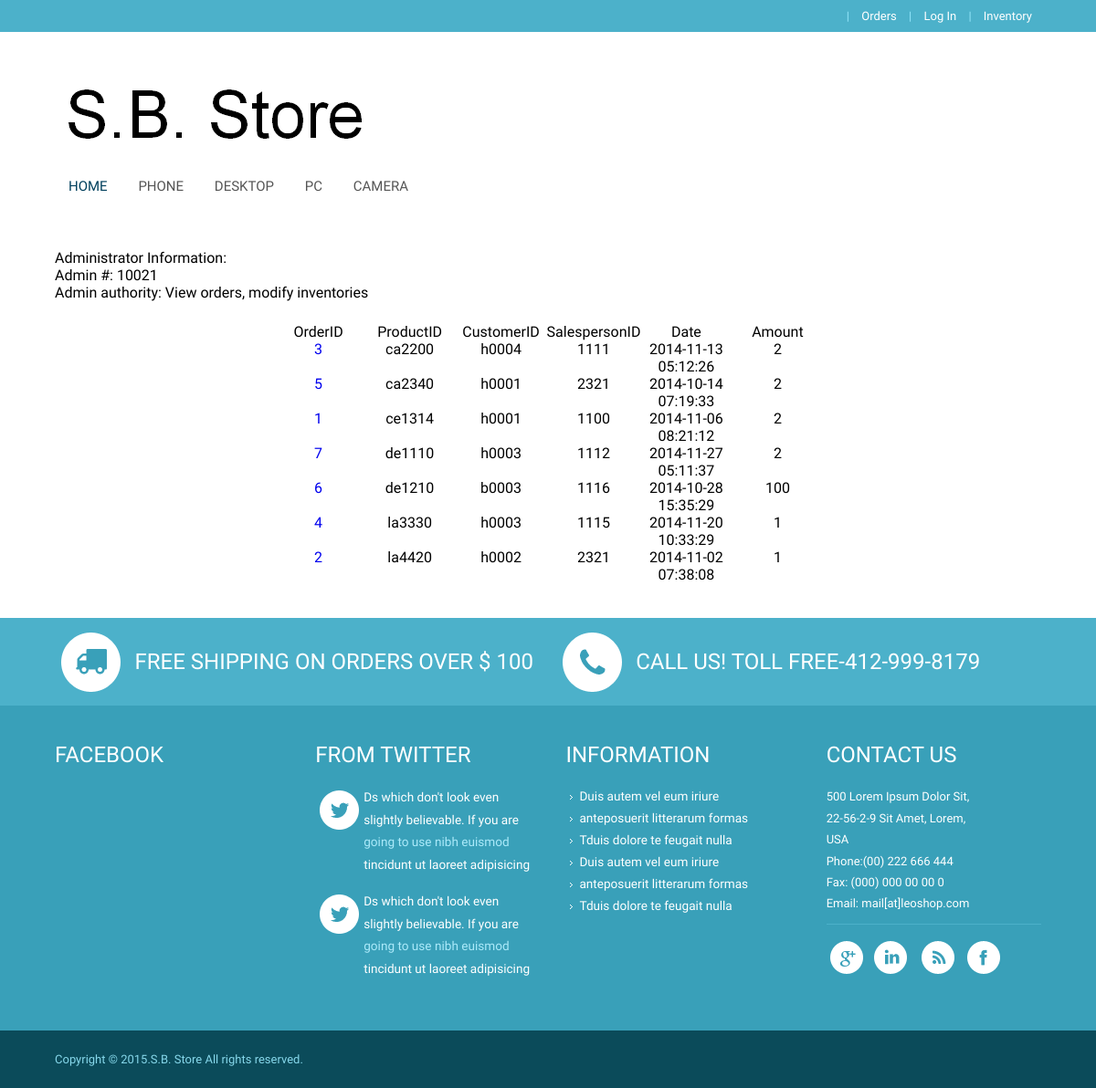
The app's page /DB/salesperson.php with its own data.
### tables this page shows
CREATE TABLE IF NOT EXISTS `transaction` (
  `orderID` varchar(10) NOT NULL,
  `pID` varchar(10) NOT NULL DEFAULT '',
  `cID` varchar(10) NOT NULL DEFAULT '',
  `sID` varchar(10) NOT NULL DEFAULT '',
  `date` datetime NOT NULL DEFAULT '0000-00-00 00:00:00',
  `amount` int(10) DEFAULT NULL,
  PRIMARY KEY (`pID`,`cID`,`sID`,`date`),
  UNIQUE KEY `orderID` (`orderID`),
  KEY `cID` (`cID`),
  KEY `sID` (`sID`)
);

### DB/salesperson.php (the view, shortened to what this page needs)
<!DOCTYPE HTML>
<html>
<head>
<link href="css/style.css" rel="stylesheet" type="text/css" media="all" />
<link href="css/form.css" rel="stylesheet" type="text/css" media="all" />
<link href="css/megamenu.css" rel="stylesheet" type="text/css" media="all" />
    <link rel="stylesheet" href="css/fwslider.css" media="all">
</head>
<body>
     <div class="header-top">
	   <div class="wrap">
			 <div class="cssmenu">
				<ul>|
					<li><a href="cOrder.html">Orders</a></li> |
					<li><a href="cLogin.html">Log In</a></li> |
					<li><a href="inventory.php">Inventory</a></li>
				</ul>
			</div>
 		</div>
	</div>
	<div class="header-bottom">
	    <div class="wrap">
			<div class="header-bottom-left">
				<div class="logo">
					<a href="index.html"><img src="images/logo.png" alt=""/></a>
				</div>
				<div class="menu">
	            <ul class="megamenu skyblue">
			<li class="active grid"><a href="index.html">Home</a></li>
			<li><a class="color4" href="Phone.html">Phone</a></li>
			<li><a class="color5" href="Desktop.html">Desktop</a></li>
			<li><a class="color6" href="PC.html">PC</a></li>
			<li><a class="color7" href="Camera.html">Camera</a></li>
			</ul>
			</div>
		</div>
     </div>
	</div>
<div class="main" >
	<div class="wrap" >
	  <div class="section group" style="border-bottom:2px;solid" >
	  Administrator Information:
	  <br/>
	  Admin #: 10021
	  <br/>
	  Admin authority: View orders, modify inventories</div>
	</div>
	</div>
	<div align="center">
		<?php
$result = mysql_query("SELECT * FROM transaction");
echo "<table border='1' color='red'>
<tr align='center'>
<th width='100px' >OrderID</th>
<th width='100px'>ProductID</th>
<th width='100px'>CustomerID</th>
<th width='100px'>SalespersonID</th>
<th width='100px'>Date</th>
<th width='100px'>Amount</th>
</tr>";
while($row = mysql_fetch_array($result))
  {
  ?>
  <tr align="center">
 <td width='100px'><a href="manage_order.php?orderID=<?=$row[0]?>"> <?php echo $row['orderID']?></a> </td>
 <td width='100px'><?php echo $row['pID']?></td>
 <td width='100px'><?php echo $row['cID'] ?></td>
 <td width='100px'><?php echo $row['sID']?></td>
 <td width='100px'><?php echo $row['date']?></td>
 <td width='100px'><?php echo $row['amount']?></td>
  </tr>
  <?php
  }
echo "</table>";
?>
</div>
	<br>
	<br>
   <div class="footer">
		<div class="footer-top">
			<div class="wrap">
			  <div class="section group example">
				<div class="col_1_of_2 span_1_of_2">
					<ul class="f-list">
					  <li><img src="images/2.png"><span class="f-text">Free Shipping on orders over $ 100</span><div class="clear"></div></li>
					</ul>
				</div>
				<div class="col_1_of_2 span_1_of_2">
					<ul class="f-list">
					  <li><img src="images/3.png"><span class="f-text">Call us! toll free-412-999-8179 </span>
					    <div class="clear"></div></li>
					</ul>
				</div>
		      </div>
			</div>
		</div>
		<div class="footer-middle">
			<div class="wrap">
			 <div class="section group example">
			  <div class="col_1_of_f_1 span_1_of_f_1">
				 <div class="section group example">
				   <div class="col_1_of_f_2 span_1_of_f_2">
				      <h3>Facebook</h3>
 				  </div>
				  <div class="col_1_of_f_2 span_1_of_f_2">
						<h3>From Twitter</h3>
				       <div class="recent-tweet">
							<div class="recent-tweet-icon">
								<span> </span>
							</div>
							<div class="recent-tweet-info">
								<p>Ds which don't look even slightly believable. If you are <a href="#">going to use nibh euismod</a> tincidunt ut laoreet adipisicing</p>
							</div>
					   </div>
					   <div class="recent-tweet">
							<div class="recent-tweet-icon">
								<span> </span>
							</div>
							<div class="recent-tweet-info">
								<p>Ds which don't look even slightly believable. If you are <a href="#">going to use nibh euismod</a> tincidunt ut laoreet adipisicing</p>
							</div>
					  </div>
				</div>
		      </div>
 			 </div>
			 <div class="col_1_of_f_1 span_1_of_f_1">
			   <div class="section group example">
				 <div class="col_1_of_f_2 span_1_of_f_2">
				    <h3>Information</h3>
						<ul class="f-list1">
						    <li><a href="#">Duis autem vel eum iriure </a></li>
				            <li><a href="#">anteposuerit litterarum formas </a></li>
				            <li><a href="#">Tduis dolore te feugait nulla</a></li>
				             <li><a href="#">Duis autem vel eum iriure </a></li>
				            <li><a href="#">anteposuerit litterarum formas </a></li>
				            <li><a href="#">Tduis dolore te feugait nulla</a></li>
			         	</ul>
 				 </div>
				 <div class="col_1_of_f_2 span_1_of_f_2">
				   <h3>Contact us</h3>
						<div class="company_address">
					                <p>500 Lorem Ipsum Dolor Sit,</p>
							   		<p>22-56-2-9 Sit Amet, Lorem,</p>
							   		<p>USA</p>
					   		<p>Phone:(00) 222 666 444</p>
					   		<p>Fax: (000) 000 00 00 0</p>
					 	 	<p>Email: <span>mail[at]leoshop.com</span></p>
					   </div>
					   <div class="social-media">
						     <ul>
						        <li> <span class="simptip-position-bottom simptip-movable" data-tooltip="Google"><a href="#" target="_blank"> </a></span></li>
						        <li><span class="simptip-position-bottom simptip-movable" data-tooltip="Linked in"><a href="#" target="_blank"> </a> </span></li>
						        <li><span class="simptip-position-bottom simptip-movable" data-tooltip="Rss"><a href="#" target="_blank"> </a></span></li>
						        <li><span class="simptip-position-bottom simptip-movable" data-tooltip="Facebook"><a href="#" target="_blank"> </a></span></li>
						    </ul>
					   </div>
				</div>
		    </div>
		   </div>
		    </div>
		  </div>
		</div>
		<div class="footer-bottom">
			<div class="wrap">
	             <div class="copy">
			        <p>Copyright &copy; 2015.S.B. Store All rights reserved.</p>
		         </div>
		      </div>
	     </div>
	</div>
</body>
</html>

### DB/css/megamenu.css (style rules this page uses)
.megamenu { margin-bottom:0px;padding:0;width:100%;list-style:none;display:inline-block;position:relative;font-size:15px }
.megamenu li { margin-bottom:0px;display:inline }
.megamenu>li>a { float:left;padding:8px 15px;text-decoration:none;text-transform:uppercase;font-size:1em; -webkit-transition: all 0.3s ease-in-out; -moz-transition: all 0.3s ease-in-out; -o-transition: all 0.3s ease-in-out; transition: all 0.3s ease-in-out; }
.megamenu>li.active>a { color:#00405d; }
.skyblue li>a,.skyblue>li.showhide span { color:#555 }

### records on screen
transaction: orderID "3", pID "ca2200", cID "h0004", sID "1111", date "2014-11-13 05:12:26", amount "2"
transaction: orderID "5", pID "ca2340", cID "h0001", sID "2321", date "2014-10-14 07:19:33", amount "2"
transaction: orderID "1", pID "ce1314", cID "h0001", sID "1100", date "2014-11-06 08:21:12", amount "2"
transaction: orderID "7", pID "de1110", cID "h0003", sID "1112", date "2014-11-27 05:11:37", amount "2"
transaction: orderID "6", pID "de1210", cID "b0003", sID "1116", date "2014-10-28 15:35:29", amount "100"
transaction: orderID "4", pID "la3330", cID "h0003", sID "1115", date "2014-11-20 10:33:29", amount "1"
transaction: orderID "2", pID "la4420", cID "h0002", sID "2321", date "2014-11-02 07:38:08", amount "1"
